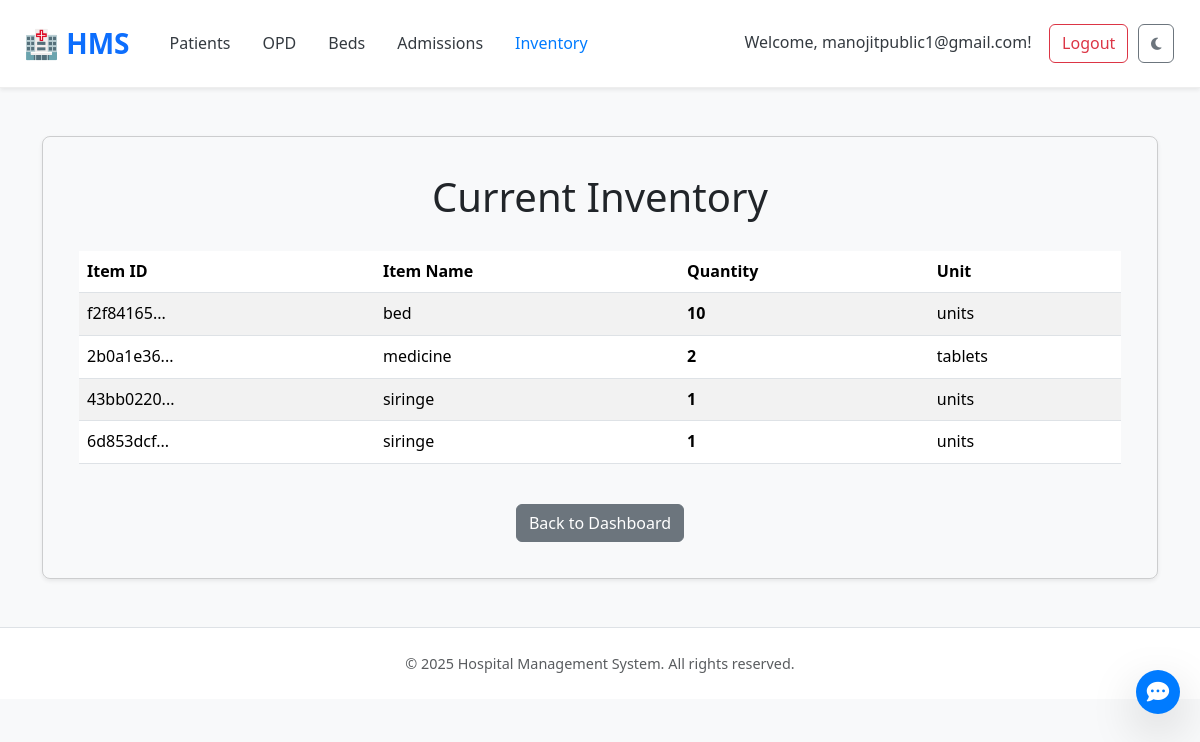
Before: /inventory (signed in) with the older database file.
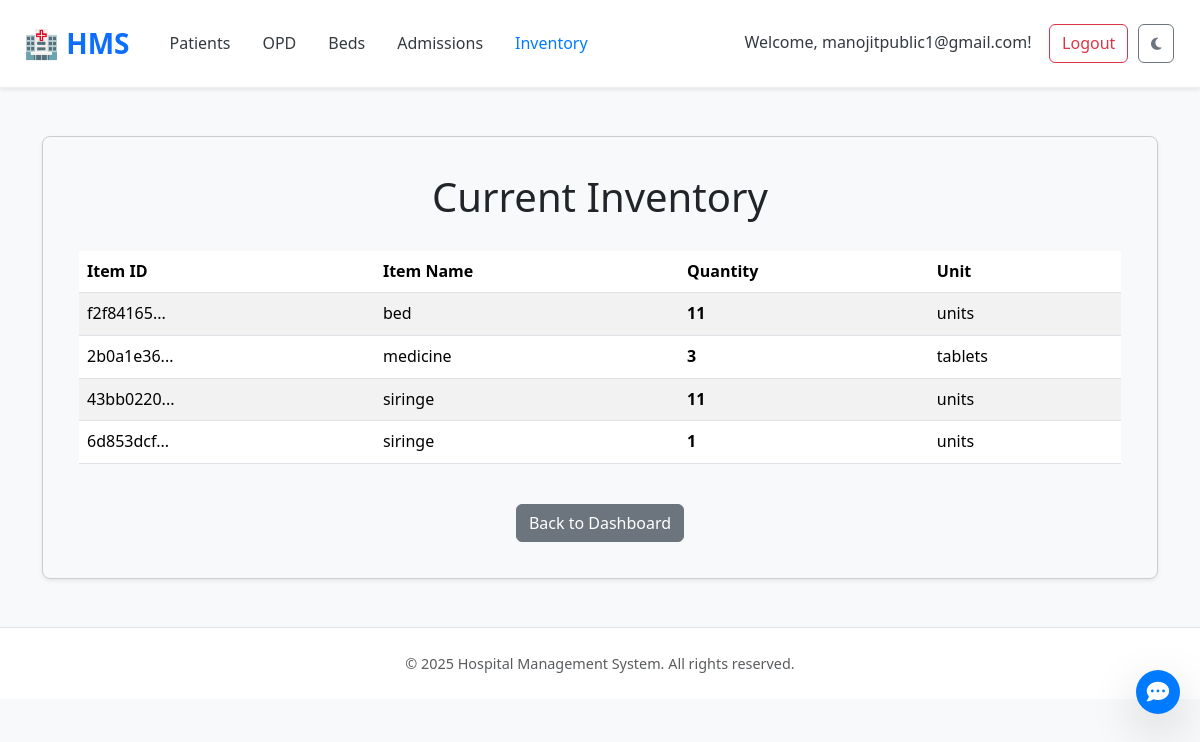
After: the same page with the newer database file.
### tables this page shows
CREATE TABLE inventory (
    item_id TEXT PRIMARY KEY,
    item_name TEXT NOT NULL,
    quantity INTEGER NOT NULL DEFAULT 0,
    unit TEXT
);

### app.py (the view)
@app.route('/inventory')
def view_inventory():
    if 'user_id' not in session:
         flash("Please log in to view this page.", "warning")
         return redirect(url_for('login'))
    conn = get_db()
    inventory = [] # Default to empty list
    try:
        conn.row_factory = sqlite3.Row
        cursor = conn.cursor()
        inventory = cursor.execute("SELECT * FROM inventory ORDER BY item_name ASC").fetchall()
    except sqlite3.Error as e:
        print(f"Database error fetching inventory: {e}")
        flash(f"Error fetching inventory: {e}", "danger")
    finally:
        close_db(conn) # Ensure db is closed even if error occurs
    user_type = session.get('user_type')
    can_add_inventory = user_type == 'hospital'
    can_deduct_inventory = user_type in ['hospital', 'doctor']
    return render_template('view_inventory.html',
                           inventory=inventory,
                           can_add_inventory=can_add_inventory,
                           can_deduct_inventory=can_deduct_inventory,
                           g={'theme': session.get('theme', 'light')}) # Example theme handling

### app.py (called while the page is built)
def get_db():
    conn = sqlite3.connect(DATABASE)
    conn.row_factory = sqlite3.Row
    return conn

### templates/view_inventory.html (shortened to what this page needs)
<!DOCTYPE html>
<html lang="en">
<head>
    <link href="https://cdn.jsdelivr.net/npm/bootstrap@5.3.3/dist/css/bootstrap.min.css" rel="stylesheet">
    <link href="https://cdn.jsdelivr.net/npm/aos@2.3.4/dist/aos.css" rel="stylesheet">
    <link rel="stylesheet" href="https://cdnjs.cloudflare.com/ajax/libs/font-awesome/6.5.0/css/all.min.css" />
    <link rel="stylesheet" href="{{ url_for('static', filename='style.css') }}">
    <link rel="stylesheet" href="{{ url_for('static', filename='index_style.css') }}">
</head>
<body {% if g.get('theme')=='dark' %}data-bs-theme="dark" {% endif %}>
    <nav class="navbar navbar-expand-lg navbar-light bg-white shadow-sm px-4" data-aos="fade-down">
        <a class="navbar-brand fw-bold text-primary" href="{{ url_for('index') }}">🏥 HMS</a>
        <div class="collapse navbar-collapse justify-content-between" id="navbarNav">
            <ul class="navbar-nav">
                {% if session.get('user_id') %}
                <li class="nav-item"><a class="nav-link {% if request.endpoint == 'list_patients' %}active{% endif %}"
                        href="{{ url_for('list_patients') }}">Patients</a></li>
                <li class="nav-item"><a class="nav-link {% if request.endpoint == 'view_opd_queue' %}active{% endif %}"
                        href="{{ url_for('view_opd_queue') }}">OPD</a></li>
                <li class="nav-item"><a class="nav-link {% if request.endpoint == 'list_beds' %}active{% endif %}"
                        href="{{ url_for('list_beds') }}">Beds</a></li>
                <li class="nav-item"><a class="nav-link {% if request.endpoint == 'list_admissions' %}active{% endif %}"
                        href="{{ url_for('list_admissions') }}">Admissions</a></li>
                <li class="nav-item"><a class="nav-link {% if request.endpoint == 'view_inventory' %}active{% endif %}"
                        href="{{ url_for('view_inventory') }}">Inventory</a></li>
                {% endif %}
            </ul>
            <ul class="navbar-nav">
                {% if session.get('user_id') %}
                <li class="nav-item">
                    <a class="nav-link navbar-text me-2" href="{{ url_for('view_profile') }}" style="cursor: pointer;">
                        Welcome, {{ session.get('user_email') }}!
                    </a>
                </li>
                <li class="nav-item">
                    <a class="btn btn-outline-danger" href="{{ url_for('logout') }}">Logout</a>
                </li>
                {% else %}
                <li class="nav-item"><a class="btn btn-outline-primary me-2" href="{{ url_for('login') }}">Login</a>
                </li>
                <li class="nav-item"><a class="btn btn-primary" href="{{ url_for('register') }}">Register</a></li>
                {% endif %}
                <li class="nav-item">
                    <button id="darkModeToggle" class="btn btn-outline-secondary ms-2" title="Toggle Dark Mode">
                        <i class="fas fa-moon moon-icon"></i>
                    </button>
                </li>
            </ul>
        </div>
    </nav>
    <div class="container my-5">
        <div class="inventory-table-container card shadow-sm">
            <div class="card-body">
                <h1>Current Inventory</h1>
                {% if inventory is none or inventory | length == 0 %}
                <p class="text-center text-muted">No inventory items found.</p>
                {% if can_add_inventory %}
                <p class="text-center"><a href="{{ url_for('add_inventory_item') }}">Add the first item?</a></p>
                {% endif %}
                {% else %}
                <div class="table-responsive">
                    <table class="table table-striped table-hover align-middle">
                        <thead>
                            <tr>
                                <th>Item ID</th>
                                <th>Item Name</th>
                                <th>Quantity</th>
                                <th>Unit</th>
                            </tr>
                        </thead>
                        <tbody>
                            {% for item in inventory %}
                            <tr data-item-id="{{ item['item_id'] }}">
                                <td><span title="{{ item['item_id'] }}">{{ item['item_id'][:8] }}...</span></td>
                                <td>{{ item['item_name'] }}</td>
                                <td class="item-quantity fw-bold">{{ item['quantity'] }}</td>
                                <td>{{ item['unit'] if item['unit'] else '-' }}</td>
                            </tr>
                            {% endfor %}
                        </tbody>
                    </table>
                </div>
                {% endif %}
                <div class="mt-4 text-center">
                    <a href="{{ url_for('index') }}" class="btn btn-secondary">Back to Dashboard</a>
                </div>
            </div>
        </div>
    </div>
    <footer class="bg-white border-top py-4 text-center" data-aos="fade-up">
        <div class="container">
            <p class="mb-0 text-muted">&copy; 2025 Hospital Management System. All rights reserved.</p>
        </div>
    </footer>
    <div id="chatbot-container">
        <button id="chatbot-toggle-btn" class="btn btn-primary rounded-circle shadow-lg">
            <i class="fas fa-comment-dots"></i>
        </button>
    </div>
</body>
</html>

### static/style.css (style rules this page uses)
html { scroll-behavior: smooth; }
:root { --primary-color: #007bff; --primary-darker: #0056b3; --secondary-color: #6c757d; --light-bg: #f8f9fa; --dark-text: #343a40; --card-border-color: #eee; }
body { font-family: 'Segoe UI', Tahoma, Geneva, Verdana, sans-serif; color: var(--dark-text); background-color: var(--light-bg); line-height: 1.6; }
.navbar { background-color: white !important; border-bottom: 1px solid var(--card-border-color); padding: 1rem 2rem; }
.navbar { position: sticky; top: 0; z-index: 999; }
.nav-item { display: flex; justify-content: center; text-align: center; }
.navbar-brand { font-size: 1.75rem; font-weight: bold; color: var(--primary-color); }
.navbar-nav .nav-link { color: var(--dark-text); margin-left: 1rem; padding: 0.5rem 1rem; }
.navbar-nav .nav-link:hover, .navbar-nav .nav-link.active { color: var(--primary-color); font-weight: 500; }
.navbar-nav .btn { margin: 0.1rem; }
footer { color: #777; font-size: 0.9rem; }

### static/index_style.css (style rules this page uses)
body { opacity: 0; transition: opacity 0.5s ease-in-out; }
body.loaded { opacity: 1; }
.card { transition: transform 0.3s ease, box-shadow 0.3s ease; }
#darkModeToggle { transition: all 0.3s ease; font-size: 14px; padding: 8px 12px; }
#chatbot-toggle-btn { position: fixed; bottom: calc(20px + 56px + 10px); right: 20px; z-index: 1052; width: 44px; height: 44px; border-radius: 50%; background-color: #007bff; color: white; border: none; display: flex; align-items: center; justify-content: center; cursor: pointer; box-shadow: 0 4px 8px rgba(0, 0, 0, 0.2); transition: all 0.3s ease; font-size: 1.4rem; }
#chatbot-toggle-btn i { color: inherit; }

### templates/view_inventory.html (style rules this page uses)
.inventory-table-container { margin-top: 30px; padding: 20px; background-color: var(--card-bg-color); border-radius: 8px; box-shadow: 0 0 10px rgba(0, 0, 0, 0.1); }
.inventory-table-container h1 { text-align: center; margin-bottom: 30px; color: var(--text-color); }

Changed rows visible on the page:
changed inventory "bed": quantity "10" → "11"
changed inventory "medicine": quantity "2" → "3"
changed inventory (number 3 of 4 on the later page): quantity "1" → "11"
